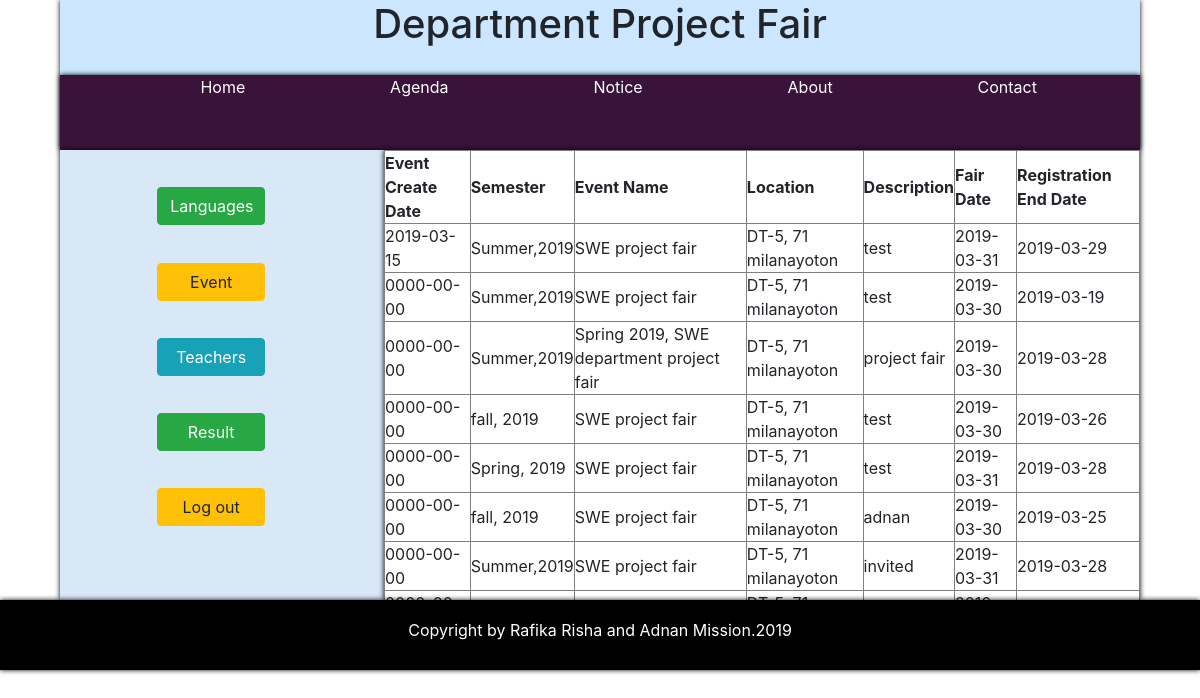
The page /event_show.php (signed in) on the database its author committed.
### tables this page shows
CREATE TABLE `event` (
  `event_id` int(20) NOT NULL,
  `create_date` date NOT NULL,
  `semester` varchar(20) NOT NULL,
  `event_name` varchar(100) NOT NULL,
  `location` varchar(100) NOT NULL,
  `description` varchar(2000) NOT NULL,
  `fair_date` date NOT NULL,
  `end_date` date NOT NULL
);

### dbconfig.php (called while the page is built, shortened)
<?php
class dbconfig
{
	private $_host = 'localhost';
	private $_username = 'root';
	private $_password = '';
	private $_database = 'project_fair';
	protected $connection;
	public function __construct()
	{
		if (!isset($this->connection)) {
			$this->connection = new mysqli($this->_host, $this->_username, $this->_password, $this->_database);
		}
		return $this->connection;
	}
}
?>

### crud.php (called while the page is built, shortened)
<?php
include_once 'dbconfig.php';
class crud extends dbconfig
{
	public function getData($query)
	{
		$result = $this->connection->query($query);
		$rows = array();
		while ($row = $result->fetch_assoc()) {
			$rows[] = $row;
		}
		return $rows;
	}
}
?>

### event_show.php (the view, shortened to what this page needs)
<!DOCTYPE html>
<html>
<head>
	<link rel="stylesheet" type="text/css" href="design.css">
	<link rel="stylesheet" type="text/css" href="https://stackpath.bootstrapcdn.com/bootstrap/4.3.0/css/bootstrap.min.css">
</head>
<body>
	<div id = "wrapper">
		<header>
			<div id = "headertop">
				<h1><center>Department Project Fair</center></h1>
			</div>
			<div id = "headermenu">
				<a href="home.php" id="home">Home</a>
				<a href="agenda.php" id="agenda">Agenda</a>
				<a href="notice.php" id="notice">Notice</a>
				<a href="about.php" id="about">About</a>
				<a href="contact.php" id="contact">Contact</a>
			</div>
		</header>
		<div id = "container">
			<aside>
				<a href="technology.php"><button class="btn btn-success col-sm-4">Languages</button></a>
				<a href="event.php"><button class="btn btn-warning col-sm-4">Event</button></a>
				<a href="teacher_list.php"><button class="btn btn-info col-sm-4">Teachers</button></a>
				<a href="evaluation.php"><button class="btn btn-success col-sm-4">Result</button></a>
				<a href="login.php"><button class="btn btn-warning col-sm-4">Log out</button></a>
			</aside>
			<div id="content">
			<?php
			include_once("crud.php");
			$crud = new crud();
			$query = "SELECT * FROM event ORDER BY event_id DESC";
			$result = $crud->getData($query);
			?>
			<table border="1" >
			<th> Event Create Date </th>
			<th> Semester </th>
			<th> Event Name </th>
			<th> Location </th>
			<th> Description </th>
			<th> Fair Date </th>
			<th> Registration End Date </th>
			<?php
				foreach ($result as $key => $res)
				{
					echo "<tr>";
					echo "<td>".$res['create_date']."</td>";
					echo "<td>".$res['semester']."</td>";
					echo "<td>".$res['event_name']."</td>";
					echo "<td>".$res['location']."</td>";
					echo "<td>".$res['description']."</td>";
					echo "<td>".$res['fair_date']."</td>";
					echo "<td>".$res['end_date']."</td>";
					echo "</tr>";
				}
				echo "</table>";
				?>
			</div>
			</div>
		</div>
		<div id = "footer">
			<center>
				<p>Copyright by Rafika Risha and Adnan Mission.2019</p>
			</center>
		</div>
</body>
</html>

### design.css (style rules this page uses)
* { margin: 0px; padding: 0px }
#wrapper { margin: auto; height: auto; width: 90%; }
header { float: left; height: 150px; width: 100%; box-shadow: 0px 0px 5px black; }
#headertop { height: 75px; width: 100%; background-color: #cce6ff; }
#headermenu { height: 75px; width: 100%; background-color: #391339; box-shadow: 0px 0px 5px black; }
#headermenu a { text-decoration: none; color: white; margin-left: 13%; }
#container { float: left; height: 450px; width: 100%; }
aside { float: left; height: 450px; width: 30%; background-color: #d9e8f7; box-shadow: 0px 0px 5px black; }
aside button { margin-top: 11.5%; margin-left: 30%; }
#content { float: left; height: 450px; width: 70%; background-color: white; box-shadow: 0px 0px 5px black; }
#footer { float: left; height: 70px; width: 100%; background-color: black; box-shadow: 0px 0px 5px black; }
#footer p { color: white; margin-top: 1.5%; }

### rows shown on the page
event: create_date "2019-03-15", semester "Summer,2019", event_name "SWE project fair", location "DT-5, 71 milanayoton", description "test", fair_date "2019-03-31", end_date "2019-03-29"
event: create_date "0000-00-00", semester "Summer,2019", event_name "SWE project fair", location "DT-5, 71 milanayoton", description "test", fair_date "2019-03-30", end_date "2019-03-19"
event: create_date "0000-00-00", semester "Summer,2019", event_name "Spring 2019, SWE department project fair", location "DT-5, 71 milanayoton", description "project fair", fair_date "2019-03-30", end_date "2019-03-28"
event: create_date "0000-00-00", semester "fall, 2019", event_name "SWE project fair", location "DT-5, 71 milanayoton", description "test", fair_date "2019-03-30", end_date "2019-03-26"
event: create_date "0000-00-00", semester "Spring, 2019", event_name "SWE project fair", location "DT-5, 71 milanayoton", description "test", fair_date "2019-03-31", end_date "2019-03-28"
event: create_date "0000-00-00", semester "fall, 2019", event_name "SWE project fair", location "DT-5, 71 milanayoton", description "adnan", fair_date "2019-03-30", end_date "2019-03-25"
event: create_date "0000-00-00", semester "Summer,2019", event_name "SWE project fair", location "DT-5, 71 milanayoton", description "invited", fair_date "2019-03-31", end_date "2019-03-28"
